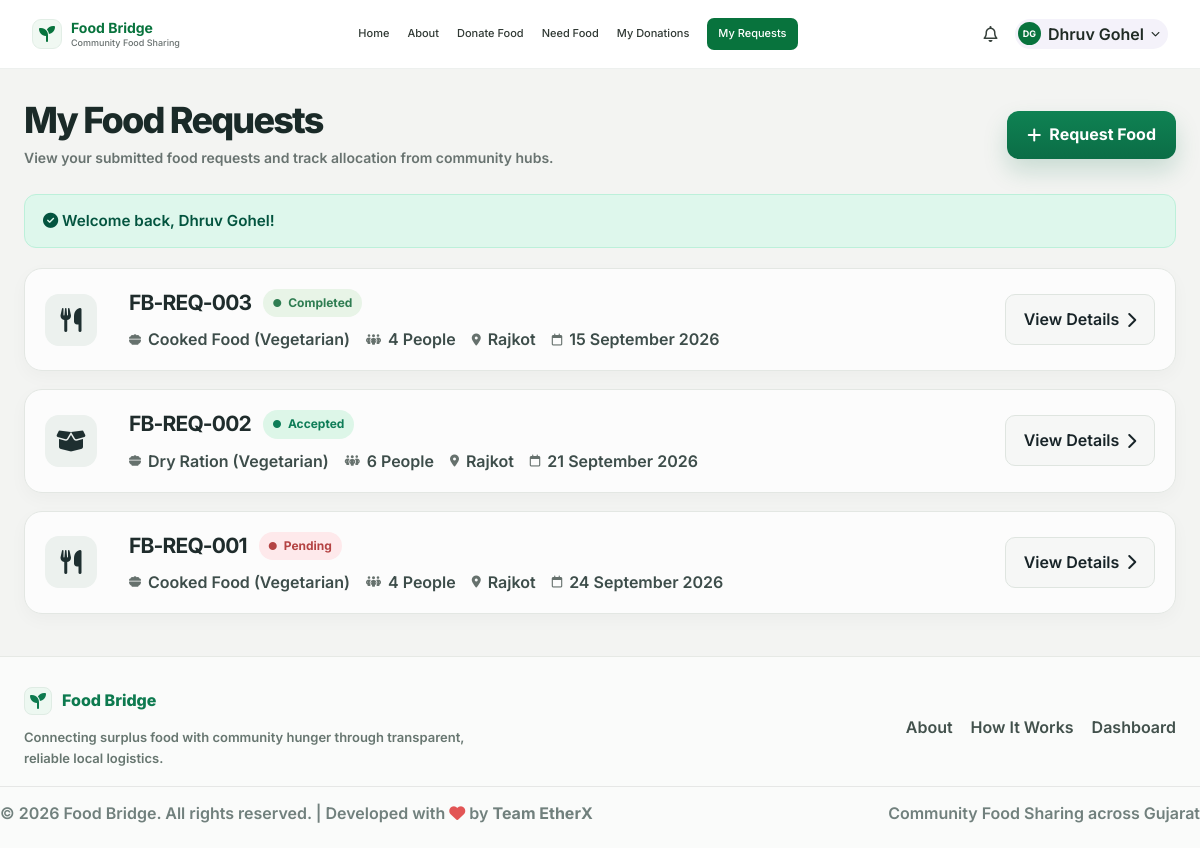
Page /my-requests.php (signed in) on the committed database.
### tables this page shows
CREATE TABLE IF NOT EXISTS `users` (
  `id` INT AUTO_INCREMENT PRIMARY KEY,
  `name` VARCHAR(150) NOT NULL,
  `email` VARCHAR(150) NOT NULL UNIQUE,
  `phone` VARCHAR(30) NOT NULL,
  `password` VARCHAR(255) NOT NULL,
  `city` VARCHAR(100) NOT NULL,
  `role` ENUM('user', 'admin') DEFAULT 'user',
  `status` ENUM('Active', 'Inactive', 'Blocked') DEFAULT 'Active',
  `created_at` DATETIME DEFAULT CURRENT_TIMESTAMP,
  `updated_at` DATETIME DEFAULT CURRENT_TIMESTAMP ON UPDATE CURRENT_TIMESTAMP,
  INDEX `idx_users_phone` (`phone`)
);

CREATE TABLE IF NOT EXISTS `food_requests` (
  `id` INT AUTO_INCREMENT PRIMARY KEY,
  `request_code` VARCHAR(50) NOT NULL UNIQUE,
  `user_id` INT NOT NULL,
  `food_type` VARCHAR(100) NOT NULL,
  `dietary_category` VARCHAR(100) DEFAULT 'Vegetarian',
  `people_count` INT NOT NULL DEFAULT 2,
  `city` VARCHAR(100) NOT NULL,
  `required_date` DATE NOT NULL,
  `notes` TEXT DEFAULT NULL,
  `assigned_org_id` INT DEFAULT NULL,
  `contact_window` VARCHAR(100) DEFAULT 'Today, 1:30 PM',
  `status` ENUM('Pending', 'Accepted', 'Completed', 'Cancelled') DEFAULT 'Pending',
  `created_at` DATETIME DEFAULT CURRENT_TIMESTAMP,
  `updated_at` DATETIME DEFAULT CURRENT_TIMESTAMP ON UPDATE CURRENT_TIMESTAMP,
  INDEX `idx_fr_status` (`status`),
  INDEX `idx_fr_org` (`assigned_org_id`),
  INDEX `idx_fr_created` (`created_at`),
  FOREIGN KEY (`user_id`) REFERENCES `users`(`id`) ON DELETE CASCADE
);

### config/auth.php (called while the page is built, shortened)
<?php
require_once __DIR__ . '/db.php';
function isLoggedIn(): bool {
    return isset($_SESSION['user_id']) && !empty($_SESSION['user_id']);
}
function currentUser(): ?array {
    static $user = null;
    if ($user === null) {
        $db = getDB();
        $stmt = $db->prepare("SELECT id, name, email, phone, city, role, status, created_at FROM users WHERE id = ?");
        $stmt->execute([$_SESSION['user_id']]);
        $user = $stmt->fetch() ?: null;
    }
    return $user;
}

### config/db.php (called while the page is built, shortened)
<?php
function getFlash(): ?array {
    if (isset($_SESSION['flash'])) {
        $flash = $_SESSION['flash'];
        return $flash;
    }
    return null;
}

### my-requests.php (the view, shortened to what this page needs)
<?php
require_once __DIR__ . '/config/db.php';
require_once __DIR__ . '/config/auth.php';
$user = currentUser();
$db = getDB();
$flash = getFlash();
$stmt = $db->prepare("SELECT r.*, o.name as org_name
                      FROM food_requests r
                      LEFT JOIN organizations o ON r.assigned_org_id = o.id
                      WHERE r.user_id = ?
                      ORDER BY r.id DESC");
$stmt->execute([$user['id']]);
$requests = $stmt->fetchAll();
?>
<!DOCTYPE html>
<html lang="en">
<head>
  <link rel="stylesheet" href="https://cdnjs.cloudflare.com/ajax/libs/font-awesome/6.5.0/css/all.min.css">
  <link rel="stylesheet" href="css/style.css">
  <link rel="stylesheet" href="css/app-header.css">
  <link rel="stylesheet" href="css/my-requests.css">
</head>
<body class="my-requests-page">
  <?php $activeHeaderPage = 'requests'; include __DIR__ . '/includes/app-header.php'; ?>
  <main class="requests-page-shell">
    <div class="requests-page-inner">
      <header class="requests-header">
        <div>
          <h1>My Food Requests</h1>
          <p>View your submitted food requests and track allocation from community hubs.</p>
        </div>
        <a href="need-food.php" class="request-cta"><i class="fa-solid fa-plus"></i> Request Food</a>
      </header>
      <?php if ($flash): ?>
        <div style="background: #def7ec; color: #03543f; padding: 14px 18px; border-radius: 12px; margin-bottom: 20px; font-size: 0.95rem; border: 1px solid #bcf0da;">
          <i class="fa-solid fa-circle-check"></i> <?php echo htmlspecialchars($flash['message']); ?>
        </div>
      <?php endif; ?>
      <section class="request-list" aria-label="Food requests list">
        <?php if (empty($requests)): ?>
          <div style="text-align: center; padding: 48px; background: white; border-radius: 16px; border: 1px solid #e1e7e4; color: #677774;">
            <i class="fa-solid fa-bowl-food" style="font-size: 2.5rem; color: #9bb0a8; margin-bottom: 12px; display: block;"></i>
            <h3>No Food Requests Yet</h3>
            <p>If you or your family require food support, we are here to help.</p>
            <a href="need-food.php" style="display: inline-block; margin-top: 14px; background: #1f8c5a; color: white; padding: 10px 20px; border-radius: 8px; font-weight: 700; text-decoration:none;">Submit a Request</a>
          </div>
        <?php else: ?>
          <?php foreach ($requests as $req):
            $statusLower = strtolower($req['status']);
            $icon = 'fa-utensils';
            if (stripos($req['food_type'], 'dry') !== false) $icon = 'fa-box-open';
          ?>
            <article class="request-card">
              <div class="request-item-icon">
                <i class="fa-solid <?php echo $icon; ?>"></i>
              </div>
              <div class="request-item-main">
                <div class="request-id-row">
                  <strong><?php echo htmlspecialchars($req['request_code']); ?></strong>
                  <span class="request-status status-<?php echo $statusLower; ?>"><i class="fa-solid fa-circle"></i> <?php echo htmlspecialchars($req['status']); ?></span>
                </div>
                <div class="request-meta">
                  <span><i class="fa-solid fa-bowl-food"></i> <?php echo htmlspecialchars($req['food_type']); ?> (<?php echo htmlspecialchars($req['dietary_category']); ?>)</span>
                  <span><i class="fa-solid fa-people-group"></i> <?php echo htmlspecialchars($req['people_count']); ?> People</span>
                  <span><i class="fa-solid fa-location-dot"></i> <?php echo htmlspecialchars($req['city']); ?></span>
                  <span><i class="fa-regular fa-calendar"></i> <?php echo date('d F Y', strtotime($req['required_date'])); ?></span>
                </div>
              </div>
              <a href="my-request-details.php?id=<?php echo $req['id']; ?>" class="view-details">View Details <i class="fa-solid fa-chevron-right"></i></a>
            </article>
          <?php endforeach; ?>
        <?php endif; ?>
      </section>
    </div>
  </main>
  <footer class="site-footer">
    <div class="site-footer-inner">
      <div class="footer-branding">
        <a href="dashboard.php" class="footer-logo"><span class="footer-mark"><i class="fa-solid fa-seedling"></i></span>Food Bridge</a>
        <p>Connecting surplus food with community hunger through transparent, reliable local logistics.</p>
      </div>
      <nav class="footer-nav" aria-label="Footer navigation">
        <a href="about.php">About</a>
        <a href="about.php#how-it-works">How It Works</a>
        <a href="dashboard.php">Dashboard</a>
      </nav>
    </div>
    <div class="site-footer-bottom">
      <p>© <?php echo date('Y'); ?> Food Bridge. All rights reserved. | Developed with <i class="fa-solid fa-heart" style="color: #e25555;"></i> by <strong>Team EtherX</strong></p>
      <p>Community Food Sharing across Gujarat</p>
    </div>
  </footer>
</body>
</html>

### includes/app-header.php (shortened to what this page needs)
<?php
$activeHeaderPage = $activeHeaderPage ?? '';
$headerNavigation = [
    ['page' => 'home', 'label' => 'Home', 'href' => 'dashboard.php'],
    ['page' => 'about', 'label' => 'About', 'href' => 'about.php'],
    ['page' => 'donate', 'label' => 'Donate Food', 'href' => 'donate-food.php'],
    ['page' => 'need', 'label' => 'Need Food', 'href' => 'need-food.php'],
    ['page' => 'donations', 'label' => 'My Donations', 'href' => 'my-donations.php'],
    ['page' => 'requests', 'label' => 'My Requests', 'href' => 'my-requests.php'],
];
$user = currentUser();
$userName = $user ? $user['name'] : 'Dhruv Gohel';
$nameParts = preg_split('/\s+/', trim($userName));
$initials = '';
if (!empty($nameParts)) {
    $initials = mb_strtoupper(mb_substr($nameParts[0], 0, 1));
    if (count($nameParts) > 1) {
        $initials .= mb_strtoupper(mb_substr(end($nameParts), 0, 1));
    }
} else {
    $initials = 'DG';
}
?>
<header class="app-header">
  <div class="app-header-inner">
    <a class="app-header-brand" href="dashboard.php" aria-label="Food Bridge home">
      <span class="app-header-mark" aria-hidden="true"><i class="fa-solid fa-seedling"></i></span>
      <span class="app-header-brand-copy">
        <span class="app-header-brand-name">Food Bridge</span>
        <span class="app-header-brand-subtitle">Community Food Sharing</span>
      </span>
    </a>
    <nav class="app-header-nav" id="app-main-nav" aria-label="Main navigation">
      <?php foreach ($headerNavigation as $item): ?>
        <a href="<?php echo htmlspecialchars($item['href'], ENT_QUOTES, 'UTF-8'); ?>"<?php echo $activeHeaderPage === $item['page'] ? ' class="is-active" aria-current="page"' : ''; ?>>
          <?php echo htmlspecialchars($item['label'], ENT_QUOTES, 'UTF-8'); ?>
        </a>
      <?php endforeach; ?>
    </nav>
    <div class="app-header-actions">
      <a href="need-food.php" class="app-header-notifications" aria-label="Need food notifications" title="Food Requests">
        <i class="fa-regular fa-bell" aria-hidden="true"></i>
      </a>
      <details class="app-header-user-menu">
        <summary>
          <span class="app-header-avatar"><?php echo htmlspecialchars($initials); ?></span>
          <span class="app-header-name"><?php echo htmlspecialchars($userName); ?></span>
          <i class="fa-solid fa-chevron-down" aria-hidden="true"></i>
        </summary>
      </details>
    </div>
  </div>
</header>

### css/style.css (style rules this page uses)
:root { --green: #1F6F3F; --green-deep: #154e31; --orange: #E67E22; --orange-soft: #FFF4EB; --dark: #1a1a1a; --gray: #5f6f68; --light: #f5f7f5; --white: #ffffff; --shadow: 0 20px 50px rgba(0, 0, 0, 0.1); }
* { margin: 0; padding: 0; box-sizing: border-box; }
html { scroll-behavior: smooth; font-size: 16px; }
body { font-family: 'Manrope', 'Segoe UI', sans-serif; background: var(--white); color: var(--dark); line-height: 1.7; font-size: 16px; font-weight: 600; }
h1, h2, h3, h4, h5, h6 { margin-top: 0; letter-spacing: -0.04em; line-height: 1.1; font-weight: 800; }
p, li, span, small, label, input, select, textarea, button, a { font-size: 1rem; }
a { text-decoration: none; }
:root { --green: #08733d; --green-deep: #055b30; --green-soft: #e6f7ec; --orange: #ad3c00; --orange-soft: #fff2eb; --blue: #1682c4; --blue-soft: #eaf5ff; --dark: #20212b; --gray: #68706f; --purple-tint: #f8f5ff; --shadow: 0 12px 32px rgba(29, 35, 44, 0.09); }
html { scroll-padding-top: 90px; }
body { font-family: 'Inter', 'Segoe UI', sans-serif; color: var(--dark); line-height: 1.55; }
a { color: inherit; }
button, a { -webkit-tap-highlight-color: transparent; }

### css/app-header.css (style rules this page uses)
.app-header { position: sticky; z-index: 40; top: 0; border-bottom: 1px solid #edf0ee; background: rgba(255, 255, 255, 0.97); backdrop-filter: blur(12px); }
.app-header-inner { position: relative; display: flex; align-items: center; justify-content: space-between; gap: 18px; width: calc(100% - 64px); min-height: 68px; margin: 0 auto; }
.app-header-brand { display: inline-flex; flex: 0 0 auto; align-items: center; gap: 9px; color: #08733d; font-weight: 700; text-decoration: none; }
.app-header-brand-copy { display: grid; gap: 1px; }
.app-header-brand-name { font-size: 14px; line-height: 1.2; }
.app-header-brand-subtitle { color: #68706f; font-size: 9px; font-weight: 500; line-height: 1.2; }
.app-header-mark { display: grid; width: 30px; height: 30px; place-items: center; border: 1px solid #e2eee6; border-radius: 9px; background: #f0f8f2; color: #08733d; }
.app-header-nav { display: flex; flex: 1 1 auto; align-items: center; justify-content: center; gap: clamp(8px, 1.5vw, 18px); }
.app-header-nav a { padding: 7px 0; color: #303934; font-size: 11px; font-weight: 500; text-decoration: none; white-space: nowrap; }
.app-header-nav a:hover, .app-header-nav a.is-active { color: #08733d; }
.app-header-nav a.is-active { padding: 7px 11px; border-radius: 7px; background: #08733d; color: #fff; }
.app-header-actions { display: flex; flex: 0 0 auto; align-items: center; gap: 10px; }
.app-header-notifications { display: grid; width: 29px; height: 29px; place-items: center; border: 0; border-radius: 50%; background: transparent; color: #37413c; cursor: pointer; }
.app-header-user-menu { position: relative; color: #202b25; }
.app-header-user-menu summary { display: flex; align-items: center; gap: 7px; padding: 3px 8px 3px 3px; border-radius: 999px; background: #f4f2fa; cursor: pointer; font-size: 9px; list-style: none; white-space: nowrap; }
.app-header-avatar { display: grid; width: 23px; height: 23px; place-items: center; border-radius: 50%; background: #08733d; color: #fff; font-size: 9px; font-weight: 700; }
.app-header-name { max-width: 105px; overflow: hidden; text-overflow: ellipsis; }
.footer-dark-bottom, .donate-footer-bottom, .donation-footer-bottom, .donations-footer-bottom, .site-footer-bottom, .dashboard-footer-bottom { display: flex; align-items: center; justify-content: space-between; gap: 16px; margin-top: 18px; padding-top: 14px; border-top: 1px solid rgba(0, 0, 0, 0.08); font-size: 11px; color: #71807d; }
.footer-dark-bottom p, .donate-footer-bottom p, .donation-footer-bottom p, .donations-footer-bottom p, .site-footer-bottom p, .dashboard-footer-bottom p { margin: 0; }
.donate-footer-bottom, .donations-footer-bottom, .dashboard-footer-bottom, .site-footer-bottom { width: min(100%, 1280px); margin-left: auto; margin-right: auto; }

### rows in the picture
users: name "DG", name "Dhruv Gohel"
food_requests: request_code "FB-REQ-003", status "Completed", food_type "Cooked Food", dietary_category "Vegetarian", people_count "4", city "Rajkot", required_date "15 September 2026"
food_requests: request_code "FB-REQ-002", status "Accepted", food_type "Dry Ration", dietary_category "Vegetarian", people_count "6", city "Rajkot", required_date "21 September 2026"
food_requests: request_code "FB-REQ-001", status "Pending", food_type "Cooked Food", dietary_category "Vegetarian", people_count "4", city "Rajkot", required_date "24 September 2026"

### other values in the picture
$item['label'] "Home"
$item['label'] "About"
$item['label'] "Donate Food"
$item['label'] "Need Food"
$item['label'] "My Donations"
$item['label'] "My Requests"
$flash['message'] "Welcome back, Dhruv Gohel!"
